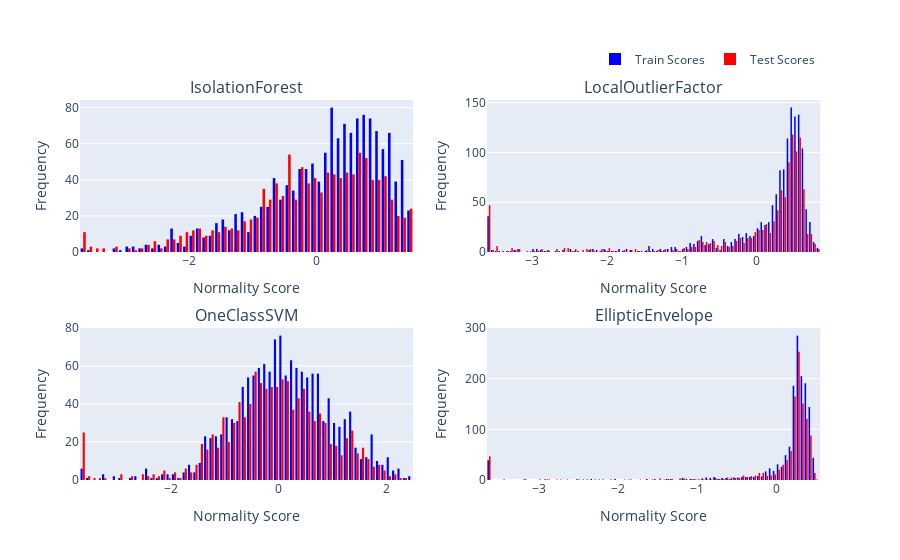

The cell this chart's notebook holds for it:
### Code cell
from plotly.subplots import make_subplots
import plotly.graph_objects as go
from CNDE import Models
from CNDE import perform_CNDE, test_ensemble
import pandas as pd
import numpy as np

def plot_scores(Model1, score_type='ecs', normalise=True, name=None):
    type = name.split('_')[1]
    df_unscaled_train = pd.read_csv(f'Unscaled/df_train_{type}.csv')
    
    ECS_scores = []
    CICS_scores = []
    normality_scores = Model1.normality_scores
    model_names = []
    weights = []
    for model in Model1.models:
        model_names.append(model)
        ECS_scores.append(Model1.models[model]['ecs'])
        CICS_scores.append(Model1.models[model]['cics'])
        weights.append(Model1.models[model]['weights'])


    # Only record model weights to 2 decimal places
    plot_names = [f'{model_names[i]}' for i in range(len(model_names))]
    # Plot ECS scores
    fig = make_subplots(rows=2, cols=2, subplot_titles=plot_names, vertical_spacing=0.2, horizontal_spacing=0.1)

    for i, model in enumerate(model_names):
        if score_type == 'ecs':
            train_scores = ECS_scores[i][:len(df_unscaled_train)]
            test_scores = ECS_scores[i][len(df_unscaled_train):]
        elif score_type == 'cics':
            train_scores = CICS_scores[i][:len(df_unscaled_train)]
            test_scores = CICS_scores[i][len(df_unscaled_train):]

        if normalise:
            # Concatenate train and test scores
            all_scores = np.concatenate((train_scores, test_scores))
            # Standardise scores
            train_scores = (train_scores - np.mean(all_scores))/np.std(all_scores)
            test_scores = (test_scores - np.mean(all_scores))/np.std(all_scores)


        # mean and std
        mean = np.mean(train_scores)
        std = np.std(train_scores)
        
        # Any values below -4 std are set to -4 std
        train_scores[train_scores < mean - 4*std] = mean - 4*std
        test_scores[test_scores < mean - 4*std] = mean - 4*std

        if i == 0:
            legend = True
        else:
            legend = False

        fig.add_trace(go.Histogram(x=train_scores, nbinsx=100, marker=dict(color='blue'), showlegend=legend,
                                name='Train Scores'), row=i//2+1, col=i%2+1)
        fig.add_trace(go.Histogram(x=test_scores, nbinsx=100, marker=dict(color='red'), showlegend=legend,
                                    name='Test Scores'), row=i//2+1, col=i%2+1)
        
        # axis labels
        fig.update_xaxes(title_text='Normality Score', row=i//2+1, col=i%2+1)
        fig.update_yaxes(title_text='Frequency', row=i//2+1, col=i%2+1)
    
    fig.update_layout(legend=dict(
        orientation="h",
        yanchor="bottom",
        y=1.07,
        xanchor="right",
        x=1
    ))

    fig.show()
    fig.write_image(f'Results/model_dists_{name}.png', width=1200, height=600, scale=4)

plot_scores(Model_other, score_type='ecs', normalise=True, name='normalised_other')

# plot_scores(Model_sleep, score_type='ecs', normalise=True, name='normalised_sleep')
# plot_scores(Model_combined, score_type='ecs', normalise=True, name='normalised_combined')

### Figure 1 — Plotly figure (JSON) as saved in the notebook; plotly's stock layout.template omitted (floating-point values rounded to 4 significant figures; data arrays with more than 128 entries replaced by an {"elided": "..."} marker saying what was removed)
{"data": [{"marker": {"color": "blue"}, "name": "Train Scores", "nbinsx": 100, "showlegend": true, "type": "histogram", "x": {"elided": "1440 float values"}, "xaxis": "x", "yaxis": "y"}, {"marker": {"color": "red"}, "name": "Test Scores", "nbinsx": 100, "showlegend": true, "type": "histogram", "x": {"elided": "1133 float values"}, "xaxis": "x", "yaxis": "y"}, {"marker": {"color": "blue"}, "name": "Train Scores", "nbinsx": 100, "showlegend": false, "type": "histogram", "x": {"elided": "1440 float values"}, "xaxis": "x2", "yaxis": "y2"}, {"marker": {"color": "red"}, "name": "Test Scores", "nbinsx": 100, "showlegend": false, "type": "histogram", "x": {"elided": "1133 float values"}, "xaxis": "x2", "yaxis": "y2"}, {"marker": {"color": "blue"}, "name": "Train Scores", "nbinsx": 100, "showlegend": false, "type": "histogram", "x": {"elided": "1440 float values"}, "xaxis": "x3", "yaxis": "y3"}, {"marker": {"color": "red"}, "name": "Test Scores", "nbinsx": 100, "showlegend": false, "type": "histogram", "x": {"elided": "1133 float values"}, "xaxis": "x3", "yaxis": "y3"}, {"marker": {"color": "blue"}, "name": "Train Scores", "nbinsx": 100, "showlegend": false, "type": "histogram", "x": {"elided": "1440 float values"}, "xaxis": "x4", "yaxis": "y4"}, {"marker": {"color": "red"}, "name": "Test Scores", "nbinsx": 100, "showlegend": false, "type": "histogram", "x": {"elided": "1133 float values"}, "xaxis": "x4", "yaxis": "y4"}], "layout": {"annotations": [{"font": {"size": 16}, "showarrow": false, "text": "IsolationForest", "x": 0.225, "xanchor": "center", "xref": "paper", "y": 1, "yanchor": "bottom", "yref": "paper"}, {"font": {"size": 16}, "showarrow": false, "text": "LocalOutlierFactor", "x": 0.775, "xanchor": "center", "xref": "paper", "y": 1, "yanchor": "bottom", "yref": "paper"}, {"font": {"size": 16}, "showarrow": false, "text": "OneClassSVM", "x": 0.225, "xanchor": "center", "xref": "paper", "y": 0.4, "yanchor": "bottom", "yref": "paper"}, {"font": {"size": 16}, "showarrow": false, "text": "EllipticEnvelope", "x": 0.775, "xanchor": "center", "xref": "paper", "y": 0.4, "yanchor": "bottom", "yref": "paper"}], "legend": {"orientation": "h", "x": 1, "xanchor": "right", "y": 1.07, "yanchor": "bottom"}, "xaxis": {"anchor": "y", "domain": [0, 0.45], "title": {"text": "Normality Score"}}, "xaxis2": {"anchor": "y2", "domain": [0.55, 1], "title": {"text": "Normality Score"}}, "xaxis3": {"anchor": "y3", "domain": [0, 0.45], "title": {"text": "Normality Score"}}, "xaxis4": {"anchor": "y4", "domain": [0.55, 1], "title": {"text": "Normality Score"}}, "yaxis": {"anchor": "x", "domain": [0.6, 1], "title": {"text": "Frequency"}}, "yaxis2": {"anchor": "x2", "domain": [0.6, 1], "title": {"text": "Frequency"}}, "yaxis3": {"anchor": "x3", "domain": [0, 0.4], "title": {"text": "Frequency"}}, "yaxis4": {"anchor": "x4", "domain": [0, 0.4], "title": {"text": "Frequency"}}}}
